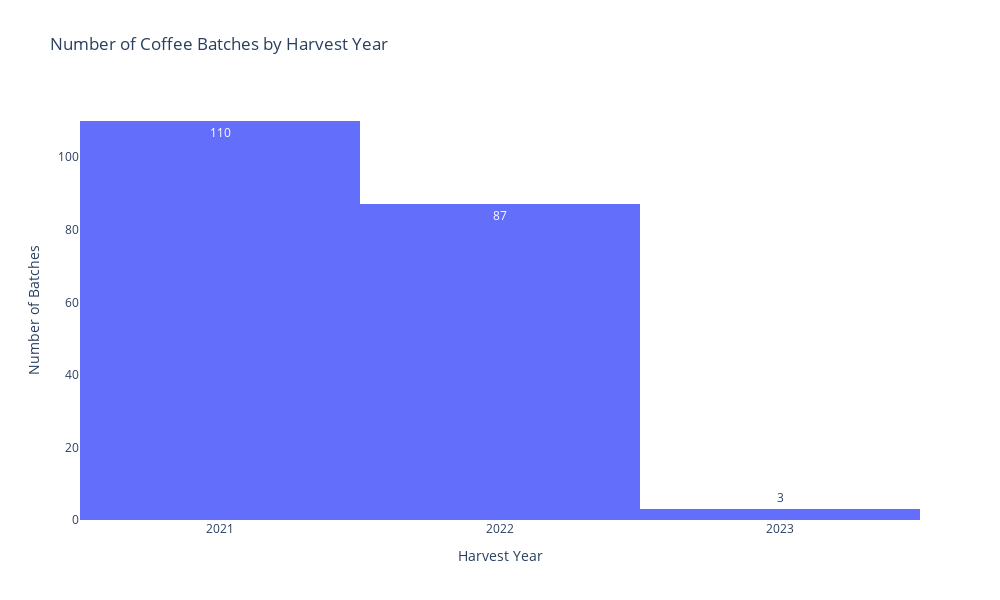

Source (notebook cell):
### Code cell
# Remove observations with harvest year before 2021
coffee = coffee[coffee['harvest_year'] > 2020]

date_updated = px.histogram(coffee, x='harvest_year', title='Number of Coffee Batches by Harvest Year',
                     labels={'harvest_year':'Harvest Year'}, width=1000, height=600, 
                     text_auto=True)

date_updated.update_layout({
    'plot_bgcolor':'rgba(0, 0, 0, 0)',
    'paper_bgcolor':'rgba(0, 0, 0, 0)'
})

date_updated.update_layout(yaxis_title='Number of Batches')
date_updated.update_xaxes(nticks=4)

date_updated.show()

### Figure 1 — Plotly figure (JSON) as saved in the notebook; plotly's stock layout.template omitted (floating-point values rounded to 4 significant figures; data arrays with more than 128 entries replaced by an {"elided": "..."} marker saying what was removed)
{"data": [{"alignmentgroup": "True", "bingroup": "x", "hovertemplate": "Harvest Year=%{x}<br>count=%{y}<extra></extra>", "legendgroup": "", "marker": {"color": "#636efa", "pattern": {"shape": ""}}, "name": "", "offsetgroup": "", "orientation": "v", "showlegend": false, "texttemplate": "%{value}", "type": "histogram", "x": {"elided": "200 int values"}, "xaxis": "x", "yaxis": "y"}], "layout": {"barmode": "relative", "height": 600, "legend": {"tracegroupgap": 0}, "paper_bgcolor": "rgba(0, 0, 0, 0)", "plot_bgcolor": "rgba(0, 0, 0, 0)", "title": {"text": "Number of Coffee Batches by Harvest Year"}, "width": 1000, "xaxis": {"anchor": "y", "domain": [0, 1], "nticks": 4, "title": {"text": "Harvest Year"}}, "yaxis": {"anchor": "x", "domain": [0, 1], "title": {"text": "Number of Batches"}}}}
